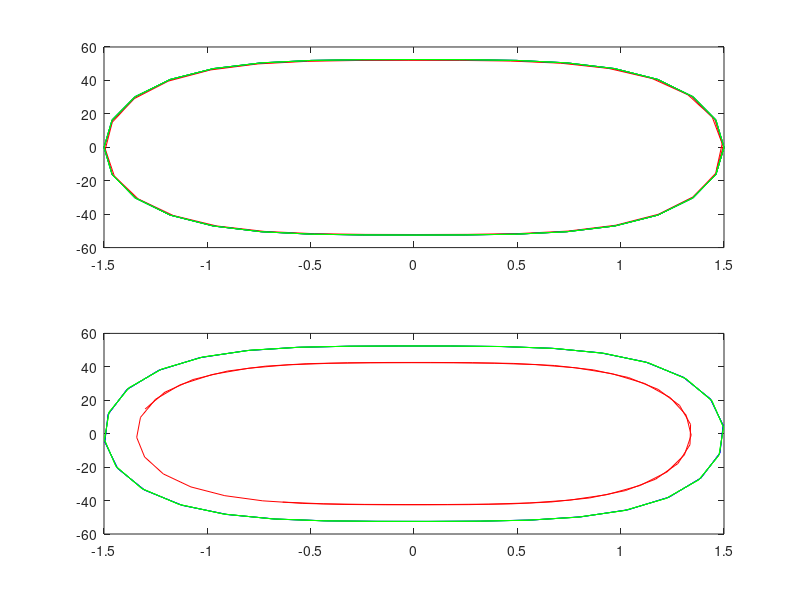

MATLAB code for this plot:
%%%%%%%%%%%%%%%%%% RESORTE
u0 = 1.5;
v0 = 0;
s1 = 100;
s2 = 10;
T = 0.15153;
Dt = T/32;
tmax = 50*T;
rango = 0:Dt:tmax;
%%%%%%%%%%%%%%%%%% RK
%
u=[u0];
v=[v0];
uf=[];
vf=[];
%
for i = rango
  a0 = -s1*(1+s2*u0^2)*u0; %%%
%
  u1 = u0 + (1/2)*Dt*v0; %%%
  v1 = v0 + (1/2)*Dt*a0; %%%
  a1 = -s1*(1+s2*u1^2)*u1; %%%
%
  u2 = u0 +    1*Dt*v0 + 1*Dt^2*a0; %%%
  v2 = v0 + (-1)*Dt*a0 + 2*Dt*a1; %%%
  a2 = -s1*(1+s2*u2^2)*u2; %%%
%
  
  u3 = u0 + Dt*v0 + (1/6)*(Dt^2)*a0 + (1/3)*(Dt^2)*a1;
  v3 = v0 + (1/6)*Dt*a0 + (2/3)*Dt*a1 + (1/6)*Dt*a2;
%
  if (i<=2*T) 
   u=[u,u3]; 
   v=[v,v3];
  endif  
  if (i>=48*T) 
   uf=[uf,u3]; 
   vf=[vf,v3];
  endif  
% 
  u0=u3;
  v0=v3;
endfor

urk=u;
vrk=v;
urkf=uf;
vrkf=vf;
%%%%%%%%%%%%%%%%%% MET3
u0 = 1.5;
v0 = 0;
u=[u0];
v=[v0];
uf=[];
vf=[];
%
for i = rango
  a0 = -s1*(1+s2*u0^2)*u0;
  %
  u1 = u0 + 1/3*Dt*v0 + 1/18*Dt^2*a0;
  v1 = v0 + 1/3*Dt*a0;
  a1 = -s1*(1+s2*u1^2)*u1;
  %
  u2 = u0 + 2/3*Dt*v0 + 1/27*Dt^2*(2*a0 + 4*a1);
  v2 = v0 + 2/3*Dt*a1;
  a2 = -s1*(1+s2*u2^2)*u2;
  %
  u3 = u0 + Dt*v0 + 1/6*Dt^2*(a0 + a1 + a2);
  v3 = v0 + 1/4*Dt*(a0 + 3*a2);
%
  if (i<=2*T) 
   u=[u,u3]; 
   v=[v,v3];
  endif  
  if (i>=48*T) 
   uf=[uf,u3]; 
   vf=[vf,v3];
  endif  
%
  u0=u3;
  v0=v3;
endfor
umet3=u;
vmet3=v;
umet3f=uf;
vmet3f=vf;
%%%%%%%%%%%%%%%%%% MET4
u0 = 1.5;
v0 = 0;
u=[u0];
v=[v0];
uf=[];
vf=[];
%
for i = rango
  a0 = -s1*(1+s2*u0^2)*u0;% EC. 1
  %
  u1 = u0 + 1/3*Dt*v0 + 1/18*Dt^2*a0; % EC 2.1
  v1 = v0 + 1/3*Dt*a0; % EC 2.2
  a1 = -s1*(1+s2*u1^2)*u1;% EC 3
  %
  u2 = u0 + 1/2*Dt*v0 + 3/40*Dt^2*(2*a0/3 + a1); % EC 4.1
  v2 = v0 + 1/8*Dt*a0 + 3/8*Dt*a1; % EC 4.2
  a2 = -s1*(1+s2*u2^2)*u2; % EC 5
  %
  u3 = u0 + 1*Dt*v0 + 1/20*Dt^2*(a0 + 9*a1); % EC 6.1
  v3 = v0 + 1/2*Dt*(a0 -3*a1 + 4*a2); % EC 6.2
  a3 = -s1*(1+s2*u3^2)*u3; % EC 7
  %
  u4 = u0 + Dt*v0 + 1/6*Dt^2*(a0 + 2*a2); % EC 8.1
  v4 = v0 + 1/6*Dt*(a0 + 4*a2 + a3); % EC 8.2
%
  if (i<=2*T) 
   u=[u,u4]; 
   v=[v,v4];
  endif  
  if (i>=48*T) 
   uf=[uf,u4]; 
   vf=[vf,v4];
  endif  
%
  u0=u4;
  v0=v4;
endfor
umet4=u;
vmet4=v;
umet4f=uf;
vmet4f=vf;
%%%%%%%%%%%%%%%%%%  GRAFICOS
subplot (2, 1, 1)
plot(urk,vrk,"-r",umet3,vmet3,"-b",umet4,vmet4,"-g"); % PRIMEROS 2T
subplot (2, 1, 2)
plot(urkf,vrkf,"-r",umet3f,vmet3f,"-b",umet4f,vmet4f,"-g"); % ULTIMOS 2T
